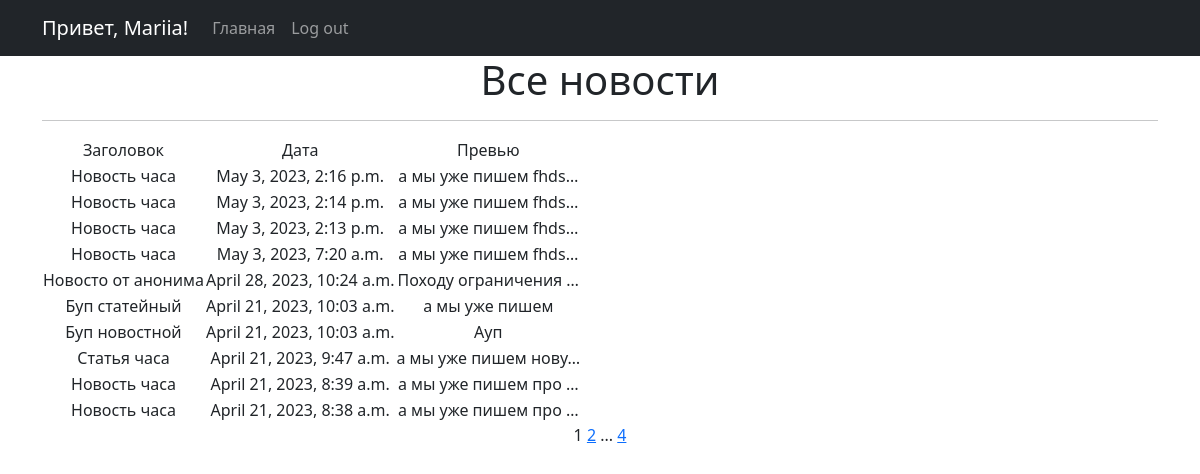
The app's page /news/ (signed in) with its own data.
### News_Portal/models.py (models this page shows, shortened)
class Post(models.Model):
    author = models.ForeignKey(Author, on_delete=models.CASCADE)
    type = models.CharField(max_length=2, choices=TYPES, default="news")
    creation_time = models.DateTimeField(auto_now_add=True)
    category = models.ManyToManyField(Category, through="PostCategory")
    title = models.CharField(max_length=255, default="Новость часа")
    text = models.TextField(default="а мы уже пишем")
    rating = models.FloatField(default=0.0)

### News_Portal/views.py (the view)
# urls.py: path("", NewsList.as_view(), name="news_list"),
class NewsList(ListView, LoginRequiredMixin):
    model = Post
    ordering = "-creation_time"
    template_name = "news.html"
    context_object_name = "news"
    paginate_by = 10
    def get_context_data(self, **kwargs):
        context = super().get_context_data(**kwargs)
        context["time_now"] = datetime.utcnow()
        context["next_sale"] = None
        context["filterset"] = self.filterset
        context["is_not_author"] = not self.request.user.groups.filter(
            name="author"
        ).exists()
        return context
    def get_queryset(self):
        queryset = super().get_queryset()
        self.filterset = PostFilter(self.request.GET, queryset)
        return self.filterset.qs

### News_Portal/templatetags/custom_filters.py (called while the page is built)
@register.filter()
def censor(text):
    if not isinstance(text, str):
        raise ValueError("мы только тексты цензурируем в нашей редакции")
    for bad_word in BANNED_WORDS:
        if bad_word in text:
            censored = bad_word[0] + ("*" * (len(bad_word) - 1))
            text = text.replace(bad_word, censored)
        if bad_word.capitalize() in text:
            censored = bad_word[0].capitalize() + ("*" * (len(bad_word) - 1))
            text = text.replace(bad_word, censored)
    return text

### News_Portal/templates/news.html (shortened to what this page needs)
{% extends 'flatpages/default.html' %}
{% load custom_filters %}
{% block content %}
   <h1>Все новости</h1>
   <hr>
   {% if news %}
       <table>
           <tr>
               <td>Заголовок</td>
               <td>Дата</td>
               <td>Превью</td>
           </tr>
           {% for post in news %}
           <tr>
               <td>{{ post.title|censor }}</td>
               <td>{{ post.creation_time }}</td>
               <td>{{ post.text|truncatechars:20|censor }}</td>
           </tr>
           {% endfor %}
       </table>
   {% else %}
       <h2>Новостей нет!</h2>
   {% endif %}
   {{ page_obj.number }}
   {% if page_obj.has_next %}
       <a href="?page={{ page_obj.next_page_number }}">{{ page_obj.next_page_number }}</a>
       {% if paginator.num_pages != page_obj.next_page_number %}
           ...
           <a href="?page={{ page_obj.paginator.num_pages }}">{{ page_obj.paginator.num_pages }}</a>
       {% endif %}
   {% endif %}
{% endblock content %}

### News_Portal/templates/flatpages/default.html (shortened to what this page needs)
<!DOCTYPE html>
<html lang="en">
    <head>
        {% load static %}
        <link href="{% static 'css/styles.css' %}" rel="stylesheet" />
    </head>
    <body>
        <nav class="navbar navbar-expand-lg navbar-dark bg-dark static-top">
           <div class="container">
               {% if request.user.is_anonymous %}
                    <a class="navbar-brand" href="#">Привет, аноним!</a>
               {% else %}
                    <a class="navbar-brand" href="/profile">Привет, {{ request.user.username }}!</a>
               {% endif %}
               <div class="collapse navbar-collapse" id="navbarResponsive">
                   <ul class="navbar-nav ml-auto">
                       <li class="nav-item active">
                           <a class="nav-link" href="/news">Главная</a>
                       </li>
                       <li class="nav-item active">
                           {% if request.user.is_anonymous %}
                                <a class="nav-link" href="/accounts/login">Log in</a>
                           {% else %}
                                <a class="nav-link" href="/sign/logout">Log out</a>
                           {% endif %}
                       </li>
                   </ul>
               </div>
           </div>
        </nav>
        <div class="container">
           <div class="row">
               <div class="col-lg-12 text-center">
                   {% block content %}{% endblock content %}
               </div>
           </div>
        </div>
    </body>
</html>

### records on screen
Post: title|censor "Новость часа", creation_time "May 3, 2023, 2:16 p.m.", text|censor "а мы уже пишем fhds…"
Post: title|censor "Новость часа", creation_time "May 3, 2023, 2:14 p.m.", text|censor "а мы уже пишем fhds…"
Post: title|censor "Новость часа", creation_time "May 3, 2023, 2:13 p.m.", text|censor "а мы уже пишем fhds…"
Post: title|censor "Новость часа", creation_time "May 3, 2023, 7:20 a.m.", text|censor "а мы уже пишем fhds…"
Post: title|censor "Новосто от анонима", creation_time "April 28, 2023, 10:24 a.m.", text|censor "Походу ограничения …"
Post: title|censor "Буп статейный", creation_time "April 21, 2023, 10:03 a.m.", text|censor "а мы уже пишем"
Post: title|censor "Буп новостной", creation_time "April 21, 2023, 10:03 a.m.", text|censor "Ауп"
Post: title|censor "Статья часа", creation_time "April 21, 2023, 9:47 a.m.", text|censor "а мы уже пишем нову…"
Post: title|censor "Новость часа", creation_time "April 21, 2023, 8:39 a.m.", text|censor "а мы уже пишем про …"
Post: title|censor "Новость часа", creation_time "April 21, 2023, 8:38 a.m.", text|censor "а мы уже пишем про …"

### other values on screen
{{ request.user.username }} "Mariia"
{{ page_obj.number }} "1"
{{ page_obj.next_page_number }} "2"
{{ page_obj.paginator.num_pages }} "4"
